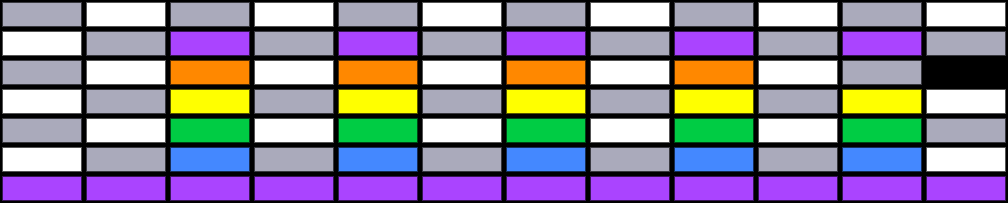

This is a level from a 2D game, rendered from its Tiled map with the project's own tilesets. A one-line summary and the complete map file follow:
An orthogonal 12x7 tile map with 84x29 px tiles, 1 tile layer (bricks).

<map version="1.11" tiledversion="1.12.2" orientation="orthogonal" renderorder="right-down" width="12" height="7" tilewidth="84" tileheight="29" infinite="0" nextlayerid="2" nextobjectid="1">
 <tileset firstgid="1" source="bricks.tsx" />
 <layer id="1" name="bricks" width="12" height="7">
  <properties>
   <property name="collides" type="bool" value="false" />
  </properties>
  <data encoding="csv">
8,7,8,7,8,7,8,7,8,7,8,7,
7,8,6,8,6,8,6,8,6,8,6,8,
8,7,2,7,2,7,2,7,2,7,8,0,
7,8,3,8,3,8,3,8,3,8,3,7,
8,7,4,7,4,7,4,7,4,7,4,8,
7,8,5,8,5,8,5,8,5,8,5,7,
6,6,6,6,6,6,6,6,6,6,6,6
</data>
 </layer>
</map>
